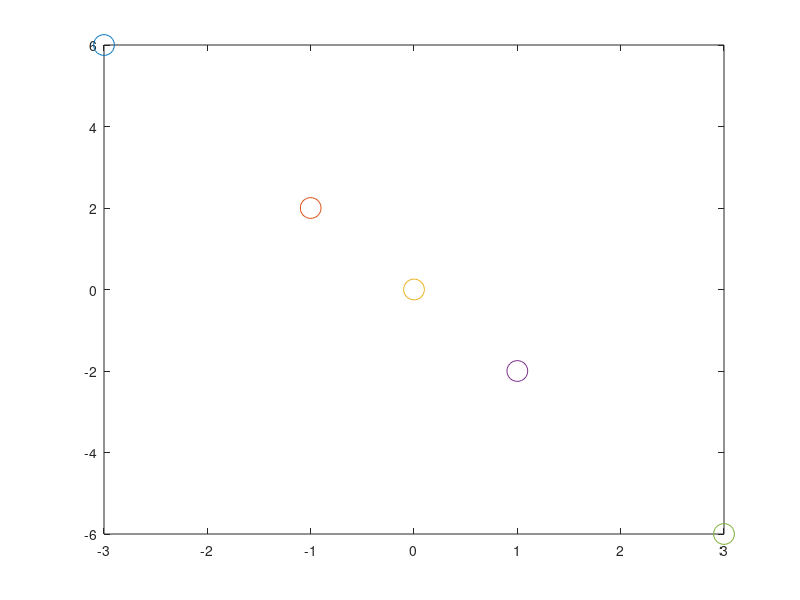

Write MATLAB code to recreate this figure.
% CSE847 Homework 5 Problem 2 (1)

clc;
close all;
clear all;

x = [-3,-1,0,1,3];
y = [6,2,0,-2,-6];

figure(1)
for i = 1:5
    plot(x(i),y(i),'o','MarkerSize',15);hold on;
end